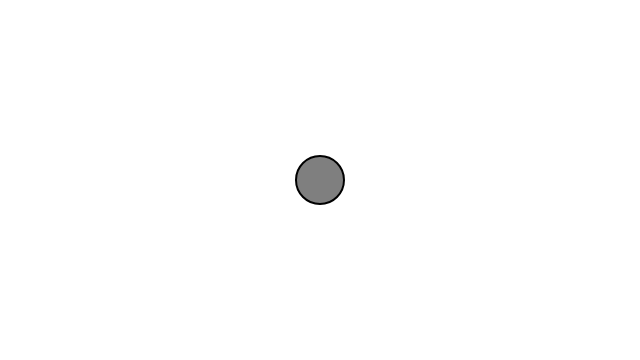
Frame 1 (no input)
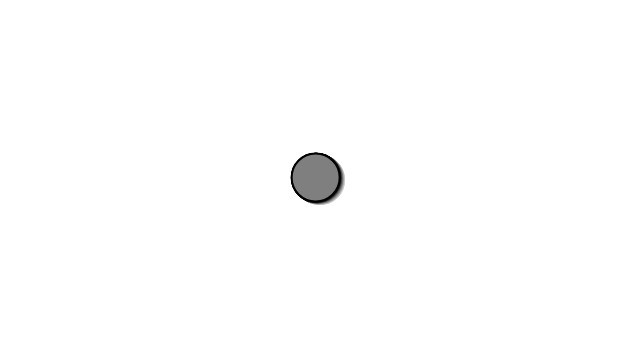
Frame 60 (no input)
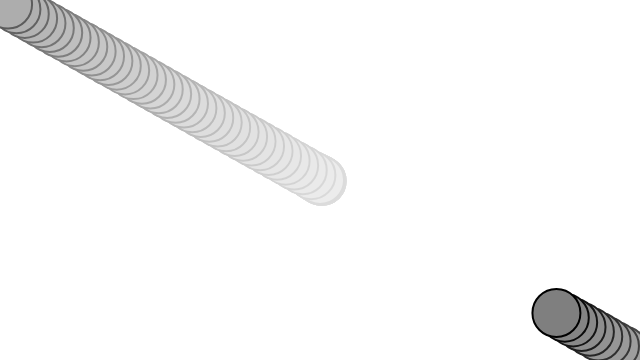
Frame 120 (the mouse pressed at the canvas centre since frame 60)

The p5.js sketch that drew these frames (run headless with seeded random() and noise() and a simulated clock; from frame 60 on, the mouse is pressed at the canvas centre):

// p5.js sketch
// ── sketch.js
class Mover {
  constructor() {
    this.position = createVector(width / 2, height / 2);
    this.velocity = createVector(0, 0);

    this.topSpeed = 10;
  }

  show() {
    stroke(0);
    strokeWeight(2);
    fill(127);
    circle(this.position.x, this.position.y, 48);
  }

  checkEdges() {
    if (this.position.x > width) {
      this.position.x = 0;
    } else if (this.position.x < 0) {
      this.position.x = width;
    }

    if (this.position.y > height) {
      this.position.y = 0;
    } else if (this.position.y < 0) {
      this.position.y = height;
    }
  }


  update() {
    let mouse = createVector(mouseX, mouseY);

    let dir = p5.Vector.sub(mouse, this.position);

    let attraction = 1/dir.mag()
    dir.normalize();
    dir.mult(attraction)
    let acceleration = dir

    this.velocity.add(acceleration);
    this.velocity.limit(this.topSpeed)
    this.position.add(this.velocity);
  }
}
let mover;

function setup() {
  createCanvas(640, 360);
  mover = new Mover();
}

function draw() {
  background(235, 10);
  mover.update();
  mover.checkEdges();
  mover.show();
}
